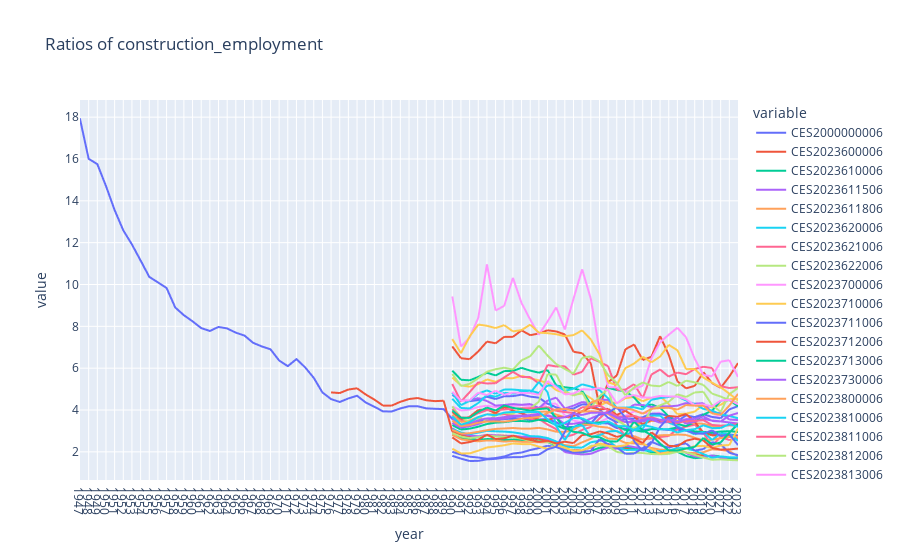

Notebook code for this chart:
### Code cell
df = preparationOfDataframesFull('cross_d20_construction_employment')
dataCharConstructorYear(df,"Ratios of construction_employment")
